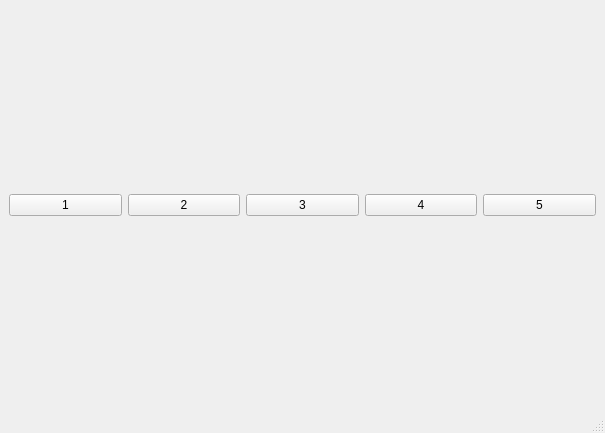
<?xml version="1.0" encoding="UTF-8"?>
<ui version="4.0">
 <class>MainWindow</class>
 <widget class="QMainWindow" name="MainWindow">
  <property name="geometry">
   <rect>
    <x>0</x>
    <y>0</y>
    <width>605</width>
    <height>433</height>
   </rect>
  </property>
  <property name="windowTitle">
   <string>MainWindow</string>
  </property>
  <widget class="QWidget" name="centralwidget">
   <layout class="QHBoxLayout" name="horizontalLayout_2">
    <item>
     <layout class="QHBoxLayout" name="horizontalLayout">
      <item>
       <widget class="QPushButton" name="oneButton">
        <property name="text">
         <string>1</string>
        </property>
       </widget>
      </item>
      <item>
       <widget class="QPushButton" name="twoButton">
        <property name="text">
         <string>2</string>
        </property>
       </widget>
      </item>
      <item>
       <widget class="QPushButton" name="threeButton">
        <property name="text">
         <string>3</string>
        </property>
       </widget>
      </item>
      <item>
       <widget class="QPushButton" name="fourButton">
        <property name="text">
         <string>4</string>
        </property>
       </widget>
      </item>
      <item>
       <widget class="QPushButton" name="fiveButton">
        <property name="text">
         <string>5</string>
        </property>
       </widget>
      </item>
     </layout>
    </item>
   </layout>
  </widget>
  <widget class="QMenuBar" name="menubar">
   <property name="geometry">
    <rect>
     <x>0</x>
     <y>0</y>
     <width>605</width>
     <height>21</height>
    </rect>
   </property>
  </widget>
  <widget class="QStatusBar" name="statusbar"/>
 </widget>
 <resources/>
 <connections/>
</ui>
